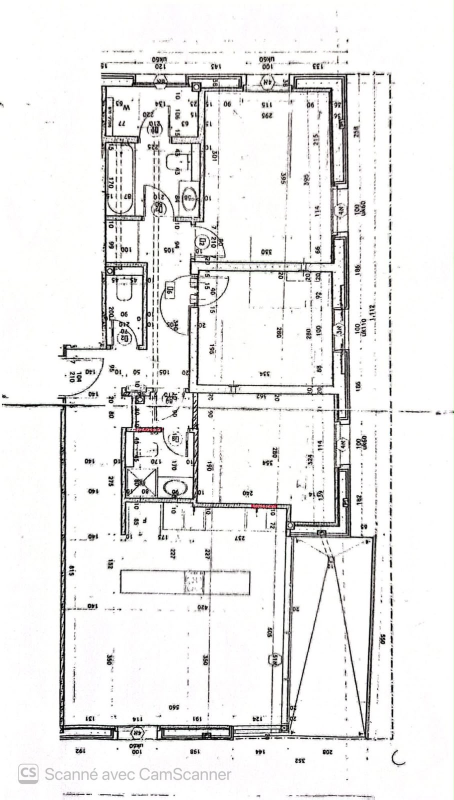
#> input picture s2rv9/samples/original_scan.jpeg, 908 x 1600 px (shown at 1/2 size)
$ python sketch_recognition.py --image ../../../s2rv9/samples/original_scan.jpeg
#> lines starting #> are read from the running program, lines starting #| are printed output that depends on the picture; after the words box and inside, x2 and y2 are one past the last pixel; in counts of white or black regions, pixels touching at a corner belong together
import argparse
import json
import math
import os
import sys


cv2 = None
np = None


def ensure_dependencies(extra_site_packages=None):
    global cv2
    global np
    if cv2 is not None and np is not None:
        return
    if extra_site_packages and extra_site_packages not in sys.path:
        sys.path.append(extra_site_packages)
    import cv2 as _cv2
    import numpy as _np
    cv2 = _cv2
    np = _np


# ---------------------------------------------------------------------------
# Image preprocessing
# ---------------------------------------------------------------------------

def _get_exif_orientation(image_path):
    """Read EXIF orientation tag from a JPEG file."""
    try:
        with open(image_path, "rb") as f:
            data = f.read(65536)
    except Exception:
        return 1
    if len(data) < 4 or data[:2] != b"\xff\xd8":
        return 1
    import struct
    pos = 2
    while pos + 4 < len(data):
        if data[pos] != 0xFF:
            break
        marker = data[pos + 1]
        pos += 2
        if marker in (0xD8, 0xD9) or 0xD0 <= marker <= 0xD7:
            continue
        seg_len = (data[pos] << 8) | data[pos + 1]
        if seg_len < 2 or pos + seg_len > len(data):
            break
        seg = data[pos + 2:pos + seg_len]
        pos += seg_len
        if marker != 0xE1 or not seg[:6] == b"Exif\x00\x00":
            continue
        tiff = seg[6:]
        if len(tiff) < 8:
            return 1
        endian = tiff[:2]
        if endian == b"II":
            u16 = lambda c: struct.unpack("<H", c)[0]
            u32 = lambda c: struct.unpack("<I", c)[0]
        elif endian == b"MM":
            u16 = lambda c: struct.unpack(">H", c)[0]
            u32 = lambda c: struct.unpack(">I", c)[0]
        else:
            return 1
        if u16(tiff[2:4]) != 42:
            return 1
        ifd0 = u32(tiff[4:8])
        if ifd0 + 2 > len(tiff):
            return 1
        count = u16(tiff[ifd0:ifd0 + 2])
        for i in range(count):
            entry = tiff[ifd0 + 2 + i * 12:ifd0 + 2 + (i + 1) * 12]
            if len(entry) < 12:
                break
            if u16(entry[0:2]) == 0x0112:
                return u16(entry[8:10])
        return 1
    return 1


def _apply_exif_rotation(gray, orientation):
    """Rotate/flip image to match EXIF orientation.

    Note: for orientations 6 and 8, we also flip horizontally because
    Revit's .NET image rendering interprets EXIF rotation with opposite
    handedness compared to OpenCV's cv2.rotate.
    """
    if orientation == 1:
        return gray
    if orientation == 3:
        return cv2.rotate(gray, cv2.ROTATE_180)
    if orientation == 6:
        return cv2.flip(cv2.rotate(gray, cv2.ROTATE_90_CLOCKWISE), 1)
    if orientation == 8:
        return cv2.flip(cv2.rotate(gray, cv2.ROTATE_90_COUNTERCLOCKWISE), 1)
    if orientation == 2:
        return cv2.flip(gray, 1)
    if orientation == 4:
        return cv2.flip(gray, 0)
    if orientation == 5:
        return cv2.flip(cv2.rotate(gray, cv2.ROTATE_90_CLOCKWISE), 1)
    if orientation == 7:
        return cv2.flip(cv2.rotate(gray, cv2.ROTATE_90_COUNTERCLOCKWISE), 1)
    return gray


def _prep_binary(image_path, max_dim=1200):
    """Load image, resize, threshold to get ink mask."""
#> called with max_dim = 1200
    ensure_dependencies()
    gray = cv2.imread(image_path, cv2.IMREAD_GRAYSCALE)
    if gray is None:
        raise Exception("OpenCV failed to load image: {}".format(image_path))

    # Apply EXIF rotation so coordinates match what Revit/viewers display.
    orientation = _get_exif_orientation(image_path)
    gray = _apply_exif_rotation(gray, orientation)

    # Resize large images.
    h, w = gray.shape[:2]
    if max(h, w) > max_dim:
        scale = float(max_dim) / float(max(h, w))
        gray = cv2.resize(gray, (int(w * scale), int(h * scale)),
                          interpolation=cv2.INTER_AREA)
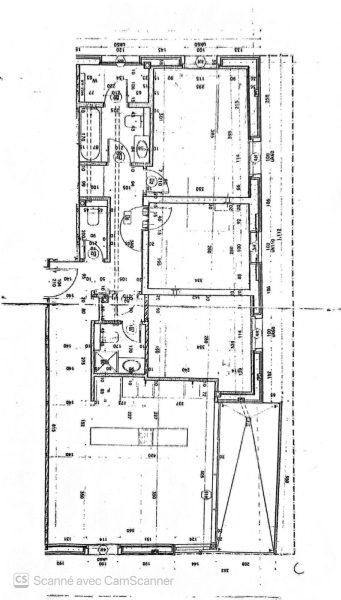
#> gray: shape (1200, 681) (shown at 1/2 size); min 0, max 255, mean 235.3

    blur = cv2.GaussianBlur(gray, (5, 5), 0)
    _, otsu = cv2.threshold(blur, 0, 255, cv2.THRESH_BINARY_INV + cv2.THRESH_OTSU)
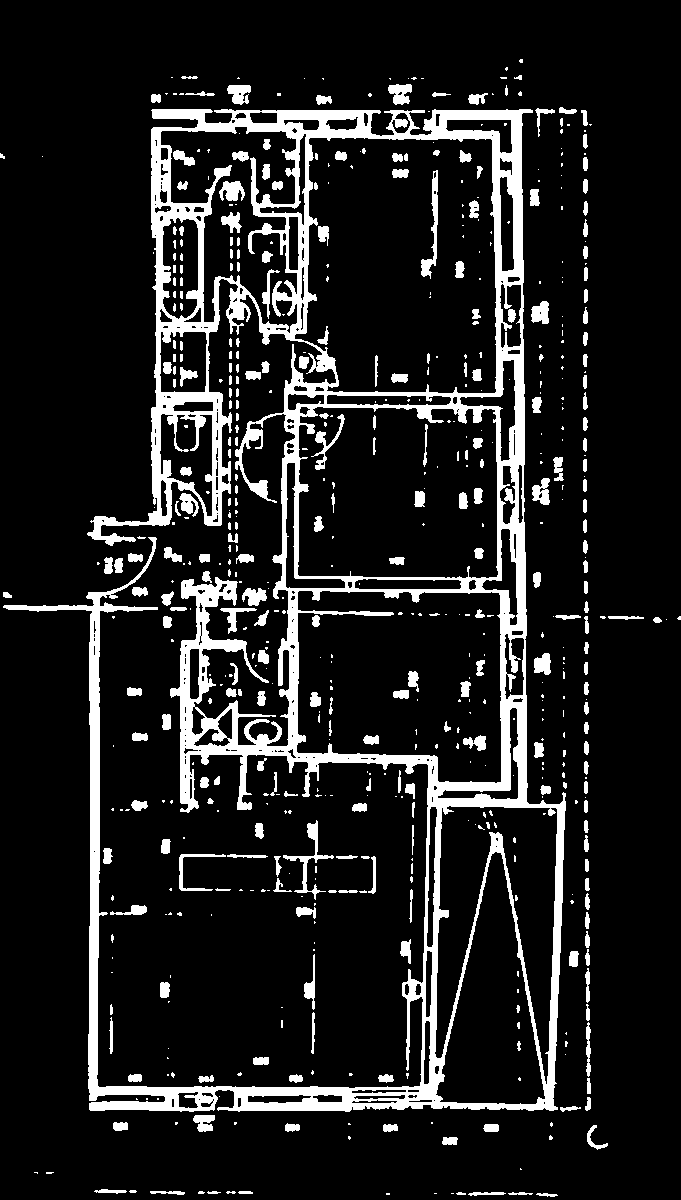
#> otsu: shape (1200, 681); 12.5% white; 615 white regions (341 under 20 px), largest, box (x1, y1, x2, y2) and area: (3, 109, 566, 1112) 76448, (283, 820, 334, 900) 631, (421, 170, 438, 279) 593
    adaptive = cv2.adaptiveThreshold(
        blur, 255, cv2.ADAPTIVE_THRESH_GAUSSIAN_C,
        cv2.THRESH_BINARY_INV, 35, 7,
    )
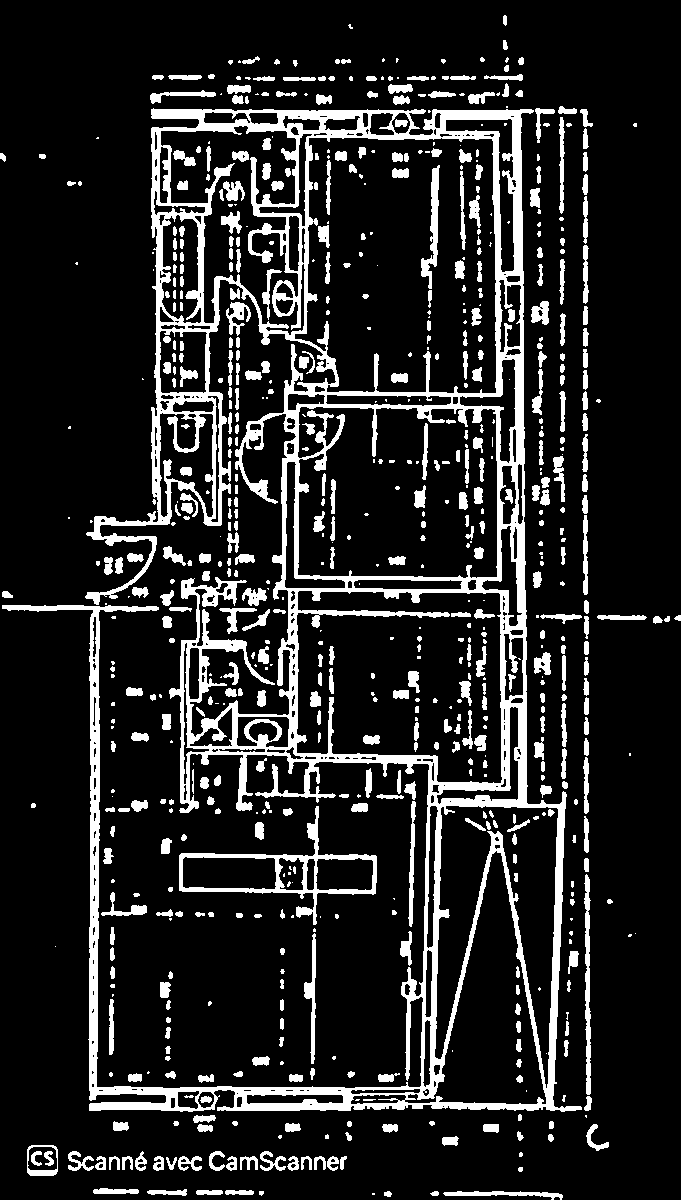
#> adaptive: shape (1200, 681); 14.5% white; 725 white regions (240 under 20 px), largest, box (x1, y1, x2, y2) and area: (2, 108, 582, 1112) 71857, (179, 806, 377, 925) 2901, (584, 874, 591, 1095) 996
    otsu = cv2.bitwise_or(otsu, adaptive)
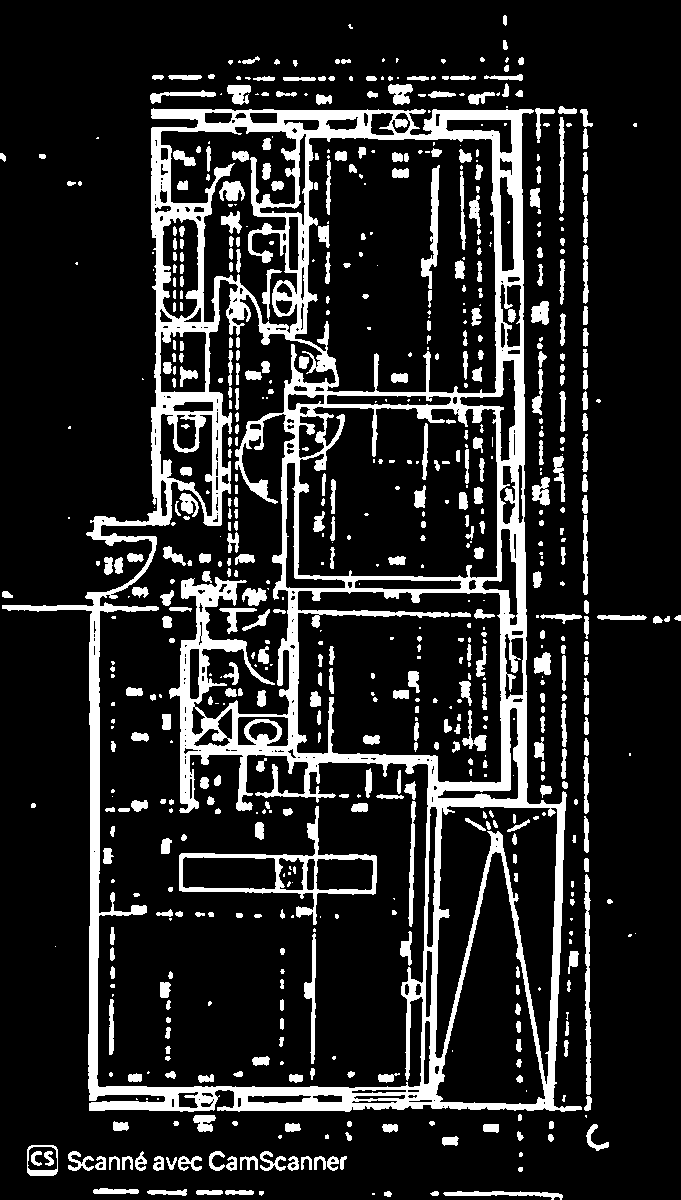
#> otsu: shape (1200, 681); 15.7% white; 694 white regions (236 under 20 px), largest, box (x1, y1, x2, y2) and area: (2, 108, 582, 1112) 82161, (179, 806, 377, 925) 2901, (584, 874, 591, 1095) 996

    # Remove tiny specks.
    num_labels, labels, stats, _ = cv2.connectedComponentsWithStats(otsu, connectivity=8)
#> labels: shape (1200, 681) int32; 695 distinct labels, from 0 to 694
#> num_labels = 695; stats = 695 rows, first 6: [0, 0, 681, 1200, 689117], [503, 15, 4, 11, 38], [348, 24, 5, 5, 14], [503, 40, 5, 10, 40], [242, 56, 18, 8, 66], [480, 57, 5, 5, 19]
#> (the rest of the program and of its run is left out)
